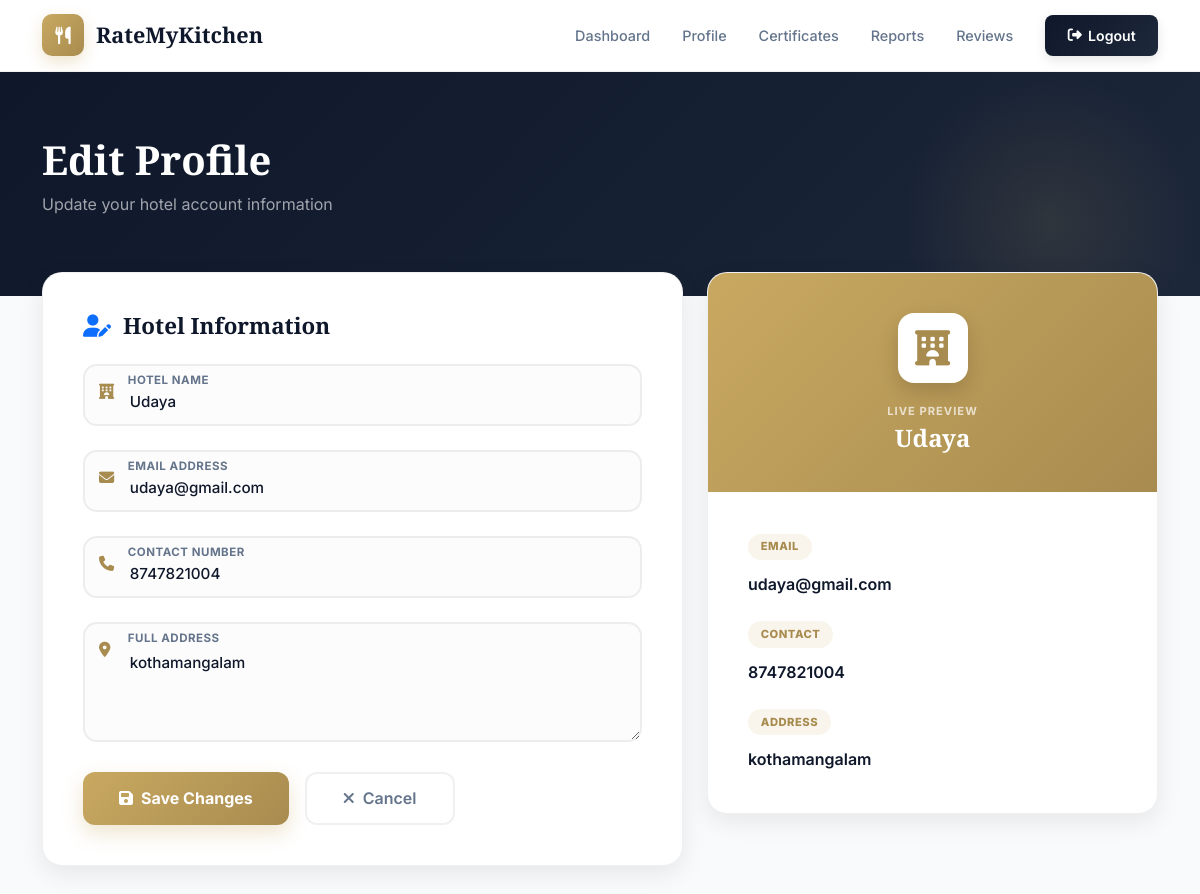
Page /User/edit-profile/ (signed in) on the committed database.
### User/models.py (models this page shows, shortened)
class tbl_hotel(models.Model):
    hotel_name = models.CharField(max_length=100)
    hotel_email = models.EmailField(unique=True)
    hotel_password = models.CharField(max_length=128)
    hotel_contact = models.CharField(max_length=20, blank=True)
    hotel_address = models.CharField(max_length=255, blank=True)
    is_verified = models.IntegerField(
        choices=[
            (0, 'Not Verified'),
            (1, 'Verified'),
            (2, 'Rejected')
        ],
        default=0
    )
    hygiene_status = models.CharField(
        max_length=50,
        choices=[
            ('Pending', 'Pending'),
            ('Clean', 'Clean'),
            ('Moderately Clean', 'Moderately Clean'),
            ('Dirty', 'Dirty'),
        ],
        default='Pending'
    )
    certificate_generated = models.BooleanField(default=False)
    verified_at = models.DateTimeField(null=True, blank=True)

### User/views.py (the view, shortened to what this page needs)
# urls.py: path("edit-profile/",views.editprofile,name="editprofile"),
def editprofile(request):
    hotel = _require_hotel(request)
    if not hotel:
        return redirect("guest:login")
    return render(request, 'User/editprofile.html', {'user': hotel})

### User/views.py (called while the page is built)
def _require_hotel(request):
    hid = request.session.get("hid")
    if not hid:
        return None
    try:
        return tbl_hotel.objects.get(id=hid)
    except tbl_hotel.DoesNotExist:
        return None

### templates/User/EditProfile.html (shortened to what this page needs)
{% extends "User/Header.html" %}
{% block content %}
<div class="page-banner">
    <div class="container banner-content" data-aos="fade-up">
        <h1 class="banner-title">Edit Profile</h1>
        <p class="banner-subtitle">Update your hotel account information</p>
    </div>
</div>
<div class="container" style="margin-top: -3rem; position: relative; z-index: 5;">
    <div class="row g-4">
        <div class="col-lg-7">
            <div class="clean-card" data-aos="fade-up" data-aos-delay="100">
                <h3 style="font-size: 1.4rem; font-weight: 800; color: var(--dark); margin-bottom: 1.5rem; display: flex; align-items: center; gap: 0.75rem;">
                    <i class="fas fa-user-edit text-primary"></i> Hotel Information
                </h3>
                <form method="POST" id="editForm">
                    <div class="float-group">
                        <div class="icon-wrap"></div>
                        <input type="text" class="float-input" id="txt_name" name="txt_name"
                               value="{{ user.hotel_name }}" required
                               oninput="document.getElementById('preview_name').textContent = this.value || '—';">
                        <label class="float-label">Hotel Name</label>
                    </div>
                    <div class="float-group">
                        <div class="icon-wrap"></div>
                        <input type="email" class="float-input" id="txt_email" name="txt_email"
                               value="{{ user.hotel_email }}" required
                               oninput="document.getElementById('preview_email').textContent = this.value || '—';">
                        <label class="float-label">Email Address</label>
                    </div>
                    <div class="float-group">
                        <div class="icon-wrap"></div>
                        <input type="text" class="float-input" id="txt_contact" name="txt_contact"
                               value="{{ user.hotel_contact }}" required
                               oninput="document.getElementById('preview_contact').textContent = this.value || '—';">
                        <label class="float-label">Contact Number</label>
                    </div>
                    <div class="float-group">
                        <div class="icon-wrap"></div>
                        <textarea class="float-input" id="txt_address" name="txt_address" required
                                  oninput="document.getElementById('preview_address').textContent = this.value || '—';">{{ user.hotel_address }}</textarea>
                        <label class="float-label">Full Address</label>
                    </div>
                    <div class="d-flex flex-wrap gap-3 mt-4">
                        <button type="submit" class="btn" style="background: linear-gradient(135deg, var(--primary), var(--primary-dark)); color: white; padding: 0.8rem 2.25rem; border-radius: 12px; font-weight: 700; border: none; box-shadow: 0 8px 20px rgba(201,169,97,0.3); display: flex; align-items: center; gap: 0.5rem; transition: all 0.3s;">
                            <i class="fas fa-save"></i> Save Changes
                        </button>
                        <a href="{% url 'webuser:myprofile' %}" class="btn" style="background: white; color: var(--text-sub); border: 2px solid var(--border); padding: 0.8rem 2.25rem; border-radius: 12px; font-weight: 600; display: flex; align-items: center; gap: 0.5rem; transition: all 0.3s;">
                            <i class="fas fa-times"></i> Cancel
                        </a>
                    </div>
                </form>
            </div>
        </div>
        <div class="col-lg-5">
            <div style="position: sticky; top: 6rem;">
                <div class="clean-card" data-aos="fade-up" data-aos-delay="200" style="padding: 0; overflow: hidden;">
                    <div style="background: linear-gradient(135deg, var(--primary), var(--primary-dark)); padding: 2.5rem; text-align: center; color: white;">
                        <div style="width: 70px; height: 70px; background: white; border-radius: 16px; display: inline-flex; align-items: center; justify-content: center; color: var(--primary-dark); font-size: 2.2rem; box-shadow: 0 8px 20px rgba(0,0,0,0.15); margin-bottom: 1.25rem;">
                            <i class="fas fa-hotel"></i>
                        </div>
                        <div style="font-size: 0.7rem; font-weight: 700; text-transform: uppercase; letter-spacing: 1px; color: rgba(255,255,255,0.7); margin-bottom: 0.25rem;">Live Preview</div>
                        <h4 id="preview_name" style="font-size: 1.5rem; font-weight: 800; margin: 0;">{{ user.hotel_name }}</h4>
                    </div>
                    <div style="padding: 2.5rem;">
                        <div class="mb-4">
                            <div class="preview-badge">Email</div>
                            <div id="preview_email" style="font-weight: 600; color: var(--dark);">{{ user.hotel_email }}</div>
                        </div>
                        <div class="mb-4">
                            <div class="preview-badge">Contact</div>
                            <div id="preview_contact" style="font-weight: 600; color: var(--dark);">{{ user.hotel_contact }}</div>
                        </div>
                        <div>
                            <div class="preview-badge">Address</div>
                            <div id="preview_address" style="font-weight: 600; color: var(--dark); line-height: 1.6;">{{ user.hotel_address }}</div>
                        </div>
                    </div>
                </div>
            </div>
        </div>
    </div>
</div>
{% endblock %}

### templates/User/Header.html (style rules this page uses)
:root { --primary: #C9A961; --primary-dark: #A88B4F; --primary-light: #f5e9cb; --success: #10b981; --warning: #f59e0b; --danger: #ef4444; --dark: #0f172a; --dark2: #1e293b; --card-bg: #ffffff; --body-bg: #f8fafc; --text-main: #0f172a; --text-sub: #64748b; --border: rgba(0,0,0,0.06); --shadow-sm: 0 2px 8px rgba(0, 0, 0, 0.04); --shadow-md: 0 8px 24px rgba(0, 0, 0, 0.08); --shadow-lg: 0 16px 48px rgba(0, 0, 0, 0.12); }
* { margin: 0; padding: 0; box-sizing: border-box; }
body { font-family: 'Inter', sans-serif; background: var(--body-bg); color: var(--text-main); min-height: 100vh; overflow-x: hidden; }
h1, h2, h3, h4, h5, h6 { font-family: 'Playfair Display', serif; font-weight: 800; }
.page-banner { background: linear-gradient(135deg, var(--dark) 0%, #1c273a 100%); padding: 4rem 0; color: white; position: relative; overflow: hidden; margin-bottom: -3rem; }
.page-banner::before { content: ''; position: absolute; top: 0; right: 0; width: 300px; height: 300px; background: radial-gradient(circle, rgba(201,169,97,0.12) 0%, transparent 70%); z-index: 1; }
.banner-content { position: relative; z-index: 2; }
.banner-title { font-size: 2.5rem; font-weight: 900; margin-bottom: 0.5rem; }
.banner-subtitle { color: rgba(255,255,255,0.6); font-size: 1rem; }
.clean-card { background: var(--card-bg); border-radius: 20px; padding: 2.5rem; border: 1px solid var(--border); box-shadow: var(--shadow-md); margin-bottom: 2rem; position: relative; z-index: 3; }

### templates/User/EditProfile.html (style rules this page uses)
.float-group { position: relative; margin-bottom: 1.5rem; }
.float-group .icon-wrap { position: absolute; left: 1rem; top: 1.1rem; color: var(--primary-dark); font-size: 0.95rem; pointer-events: none; z-index: 5; }
.float-input { width: 100%; padding: 1.6rem 1rem 0.6rem 2.8rem; border: 2px solid var(--border); border-radius: 14px; font-size: 0.95rem; font-weight: 500; color: var(--dark); background: #fcfcfc; transition: all 0.3s; outline: none; }
.float-label { position: absolute; left: 2.8rem; top: 0.5rem; font-size: 0.72rem; font-weight: 700; color: var(--text-sub); text-transform: uppercase; letter-spacing: 0.5px; pointer-events: none; transition: all 0.2s; }
textarea.float-input { min-height: 120px; padding-top: 1.8rem; }
.preview-badge { font-size: 0.7rem; font-weight: 800; color: var(--primary-dark); background: rgba(201,169,97,0.12); padding: 0.3rem 0.8rem; border-radius: 50px; text-transform: uppercase; letter-spacing: 0.5px; display: inline-block; margin-bottom: 0.75rem; }

### rows in the picture
tbl_hotel: txt_name "Udaya", txt_email "udaya@gmail.com", txt_contact "8747821004", txt_address "kothamangalam", hotel_name "Udaya", hotel_email "udaya@gmail.com", hotel_contact "8747821004", hotel_address "kothamangalam"
